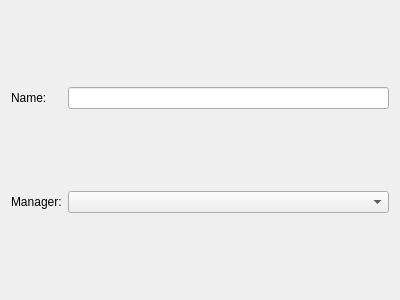
<ui version="4.0" >
 <class>ProjectInfoPage</class>
 <widget class="QWidget" name="Form" >
  <property name="geometry" >
   <rect>
    <x>0</x>
    <y>0</y>
    <width>400</width>
    <height>300</height>
   </rect>
  </property>
  <property name="windowTitle" >
   <string>Form</string>
  </property>
  <layout class="QGridLayout" name="gridLayout" >
   <item row="0" column="0" >
    <widget class="QLabel" name="label" >
     <property name="toolTip" >
      <string>Provide a name for the project</string>
     </property>
     <property name="text" >
      <string>Name:</string>
     </property>
    </widget>
   </item>
   <item row="0" column="1" >
    <widget class="QLineEdit" name="lineEdit" >
     <property name="toolTip" >
      <string>Provide a name for the project</string>
     </property>
    </widget>
   </item>
   <item row="1" column="0" >
    <widget class="QLabel" name="label_2" >
     <property name="toolTip" >
      <string>Select the Management Plugin to use for this project</string>
     </property>
     <property name="text" >
      <string>Manager:</string>
     </property>
    </widget>
   </item>
   <item row="1" column="1" >
    <widget class="QComboBox" name="comboBox" >
     <property name="toolTip" >
      <string>Select the Management Plugin to use for this project</string>
     </property>
    </widget>
   </item>
  </layout>
 </widget>
 <resources/>
 <connections/>
</ui>
